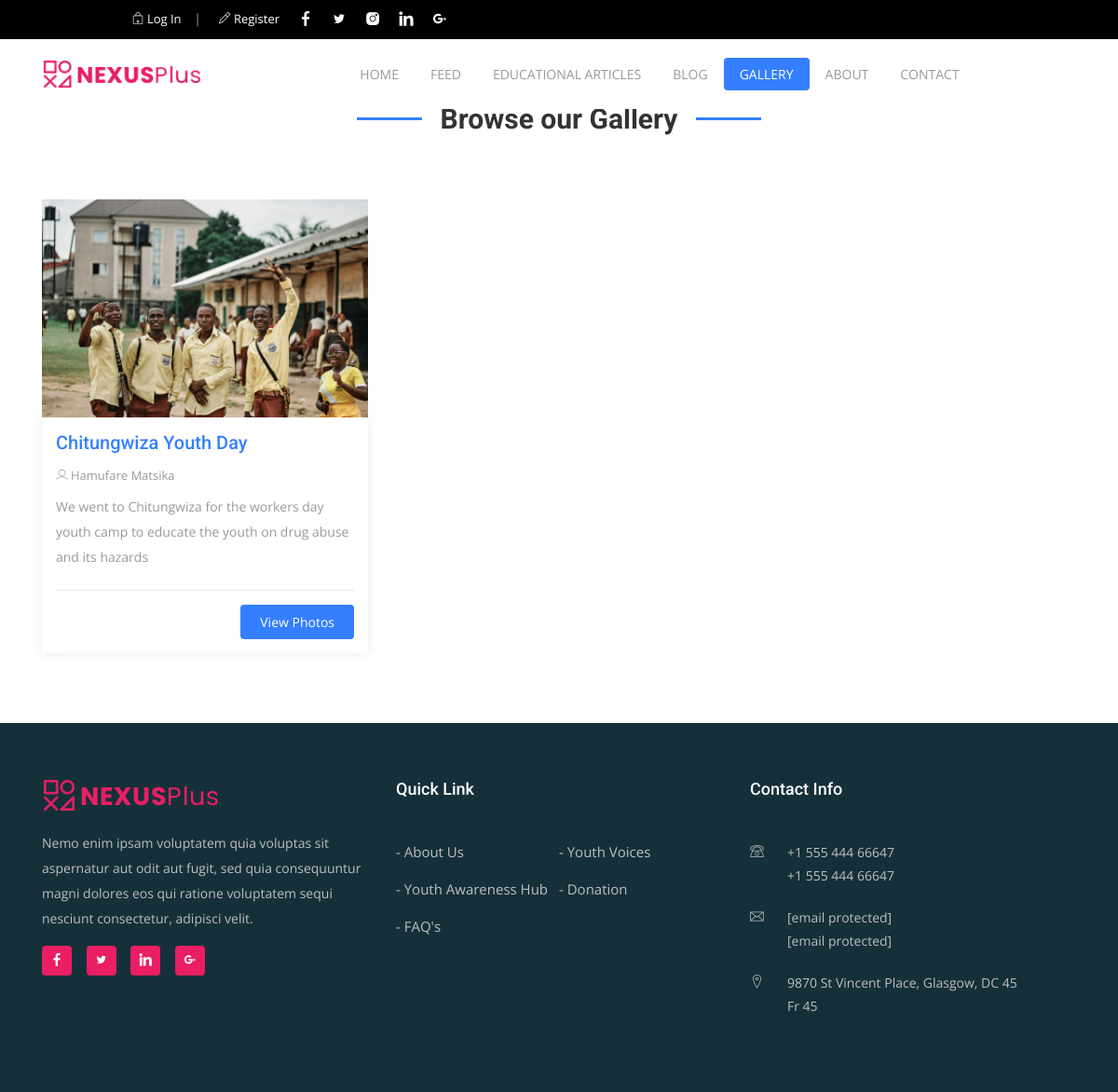
The page /gallery on the database its author committed.
### core/models.py (models this page shows, shortened)
class ImageCollection(models.Model):
    title = models.CharField(max_length=255)
    cover_image = models.ImageField(upload_to='collections')
    description = models.CharField(max_length=1200)
    posted_by = models.ForeignKey(User, on_delete=models.CASCADE)
    date_created = models.DateTimeField(auto_now_add=True)

class User(AbstractBaseUser):
    email = models.EmailField(
        verbose_name='email address',
        max_length=255,
        unique=True,
    )
    first_name = models.CharField(max_length=255)
    last_name = models.CharField(max_length=255, blank=True)
    is_active = models.BooleanField(default=True)
    is_admin = models.BooleanField(default=False)
    is_staff = models.BooleanField(default=False)
    objects = MyUserManager()
    USERNAME_FIELD = 'email'
    REQUIRED_FIELDS = ['first_name', 'last_name']
    @property
    def full_name(self):
        return self.first_name + ' ' + self.last_name

### core/views.py (the view)
# urls.py: path('gallery', views.gallery_view, name="gallery"),
def gallery_view(request):
    context = {
        'gallery_nav': 'active',
        'collections': ImageCollection.objects.all()
    }
    return render(request, 'gallery.html', context)

### templates/gallery.html
{% extends 'base.html' %}
{% load static %}
{%  block content %}
{% include 'navbar.html' %}
    <section class="featured section-padding">
<div class="container">
<h1 class="section-title">Browse our Gallery</h1>
<div class="row">
    {% for collection in collections %}
<div class="col-xs-6 col-sm-6 col-md-6 col-lg-4">
<div class="featured-box">
<figure>
<a href="#"><img class="img-fluid" src="{{ collection.cover_image.url }}" alt=""></a>
</figure>
<div class="feature-content ">
<h4><a href="ads-details.html">{{ collection.title }}</a></h4>
<div class="meta-tag">
<span>
<a href="#"><i class="lni-user"></i>{{ collection.posted_by.full_name }}</a>
</span>
</div>
<p class="dsc">{{ collection.description }}</p>
<div class="listing-bottom">
<a href="ads-details.html" class="btn btn-common float-right">View Photos</a>
</div>
</div>
</div>
</div>
    {% endfor %}
</div>
</div>
</section>
{% endblock %}

### static/assets/css/main.css (style rules this page uses)
html { overflow-x:hidden }
body { background:#fff;font-size:14px;font-weight:400;font-family:open sans,sans-serif;-webkit-box-sizing:border-box;-moz-box-sizing:border-box;box-sizing:border-box;-webkit-font-smoothing:subpixel-antialiased;color:#999;line-height:25px;-webkit-backface-visibility:hidden;backface-visibility:hidden;overflow-x:hidden }
h1,h2,h3,h4 { font-size:36px;color:#333;font-weight:700;font-family:roboto,sans-serif }
p { font-weight:400;font-family:open sans,sans-serif;margin:0;font-size:14px }
.section-title { font-size:30px;color:#333;line-height:52px;font-weight:700;padding-bottom:15px;margin-bottom:30px;text-align:center;position:relative }
.section-title:before { position:absolute;content:'';height:3px;width:70px;margin-left:-90px;bottom:40px;background-color:#347fff }
.section-title:after { position:absolute;content:'';height:3px;width:70px;margin-left:20px;bottom:40px;background-color:#347fff }
.btn { font-size:14px;padding:7px 20px;cursor:pointer;font-weight:400;-webkit-transition:all .2s linear;-moz-transition:all .2s linear;-o-transition:all .2s linear;transition:all .2s linear;display:inline-block }
.btn-common { background-color:#347fff;position:relative;color:#fff;z-index:1;border-radius:4px;transition:all .2s ease-in-out;-moz-transition:all .2s ease-in-out;-webkit-transition:all .2s ease-in-out }
.section-padding { padding:60px 0 }
.featured-box { width:100%;background:#fff;margin-bottom:15px;margin-top:15px }
.featured-box figure { margin:0;width:100%;float:left;position:relative }
.featured-box .feature-content { display:inline-block;box-shadow:0 0 10px rgba(175,175,175,.23);padding:15px }
.featured-box .feature-content h4 { font-size:20px;font-weight:500;line-height:25px;margin-bottom:10px }
.featured-box .feature-content h4 a { color:#347fff }
.featured-box .feature-content span { display:block;font-size:13px;color:#999 }
.featured-box .feature-content .meta-tag { display:inline-block;width:100% }
.featured-box .feature-content .meta-tag span { float:left;margin-right:10px;color:#999 }
.featured-box .feature-content .meta-tag span i { margin-right:3px }
.featured-box .feature-content .meta-tag span a { color:#999 }
.featured-box .feature-content .dsc { line-height:27px;margin-bottom:22px }
.featured-box .feature-content .listing-bottom { padding:15px 0;border-top:1px solid #e5e5e5;width:100% }

### rows shown on the page
ImageCollection: cover_image (picture), title "Chitungwiza Youth Day", posted_by.full_name "Hamufare Matsika", description "We went to Chitungwiza for the workers day youth camp to educate the youth on drug abuse and its hazards"
